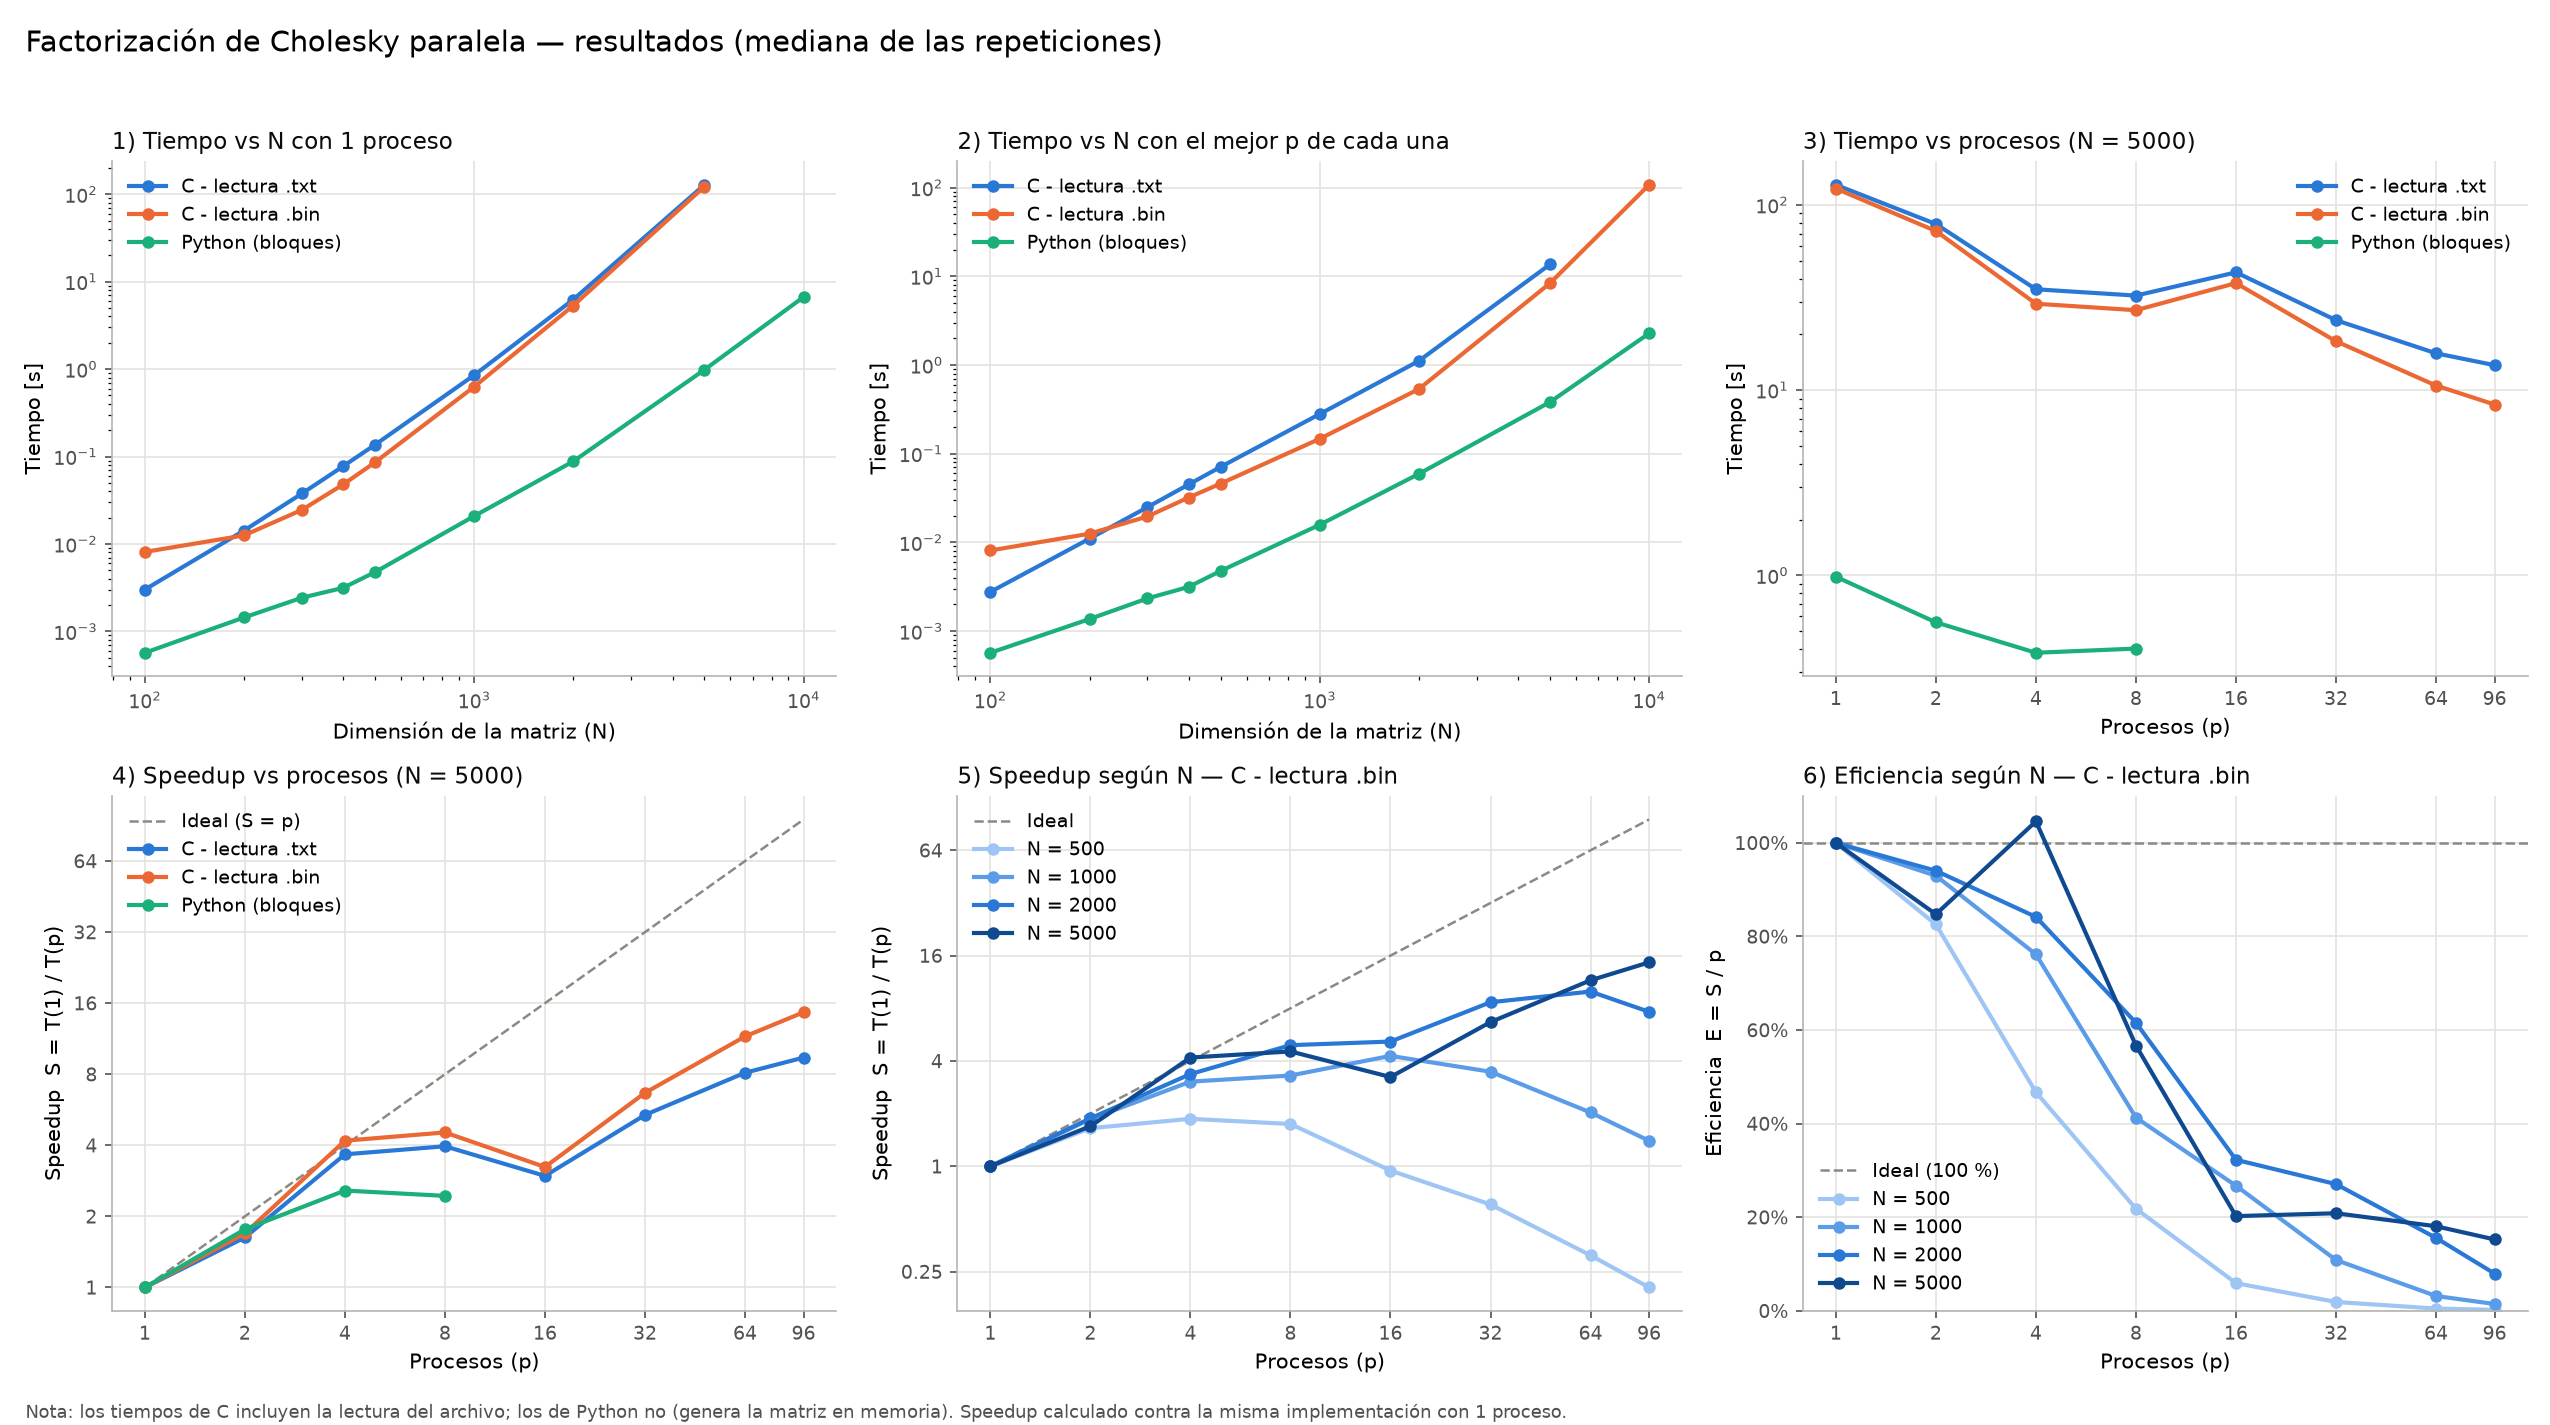

Here is the Python script that generated this plot:
"""
Gráficos de resultados — Proyecto 7: Cholesky paralelo (HPC)

Lee los CSV de medianas que genera obtener_medianas.py:
    resultados_cholesky_txt_mediana.csv     (C, lectura .txt por el proceso 0)
    resultados_cholesky_bin_mediana.csv     (C, lectura paralela .bin)
    resultados_cholesky_python_mediana.csv  (Python, NumPy por bloques + mpi4py)
y arma TODOS los gráficos en una sola ventana. También la guarda como graficos.png.

Uso:  python graficos.py
"""

import os
import pandas as pd
import matplotlib.pyplot as plt
from matplotlib.ticker import FixedLocator, NullLocator

# ----------------------------------------------------------------------------- CONFIGURACIÓN
IMPLEMENTACIONES = {                                     # nombre en el gráfico: (archivo, color)
    "C - lectura .txt":     ("resultados_cholesky_txt_mediana.csv",    "#2a78d6"),
    "C - lectura .bin":     ("resultados_cholesky_bin_mediana.csv",    "#eb6834"),
    "Python (bloques)":     ("resultados_cholesky_python_mediana.csv", "#1baf7a"),
}
N_COMPARAR = 5000                                        # N usado para comparar implementaciones
N_SPEEDUP = [500, 1000, 2000, 5000]                      # N que se dibujan en speedup / eficiencia
TONOS_N = ["#9ec5f4", "#5b9ce8", "#2a78d6", "#0f4a91"]   # Un solo color, de claro (N chico) a oscuro (N grande)
GRIS = "#8a8984"


# ----------------------------------------------------------------------------- LECTURA
def cargar():
    """Devuelve {nombre: DataFrame} solo con los CSV que existen."""
    datos = {}
    for nombre, (archivo, _) in IMPLEMENTACIONES.items():
        if os.path.exists(archivo):
            datos[nombre] = pd.read_csv(archivo)
        else:
            print(f"Aviso: no se encontró {archivo}, se omite '{nombre}'.")
    return datos


def tiempo(df, n, p):
    """Mediana para (N, procesos) o None si no se midió."""
    fila = df[(df.dimension_matriz == n) & (df.numero_de_nucleos == p)]
    return float(fila.tiempo.iloc[0]) if len(fila) else None


def speedup(df, n):
    """Speedup S(p) = T(1) / T(p) y eficiencia E(p) = S(p) / p para un N.
    Si no hay medición con 1 proceso para ese N, devuelve listas vacías."""
    t1 = tiempo(df, n, 1)
    sub = df[df.dimension_matriz == n].sort_values("numero_de_nucleos")
    if t1 is None or sub.empty:
        return [], [], []
    p = sub.numero_de_nucleos.tolist()
    s = [t1 / t for t in sub.tiempo]
    e = [si / pi for si, pi in zip(s, p)]
    return p, s, e


# ----------------------------------------------------------------------------- ESTILO
def eje_procesos(ax, procesos):
    """Eje x en escala log2 con las marcas en 1, 2, 4, 8, ... (los p medidos)."""
    ax.set_xscale("log", base=2)
    ax.xaxis.set_major_locator(FixedLocator(procesos))
    ax.xaxis.set_minor_locator(NullLocator())
    ax.set_xticklabels([str(p) for p in procesos])
    ax.set_xlabel("Procesos (p)")


def eje_speedup(ax):
    """Eje y en escala log2 pero con números comunes (0.5, 1, 2, 4, 8...) en vez de 2^n."""
    ax.set_yscale("log", base=2)
    ax.yaxis.set_major_formatter(plt.FuncFormatter(lambda v, _: f"{v:g}"))
    ax.set_ylabel("Speedup  S = T(1) / T(p)")


def estilo(ax, titulo):
    ax.set_title(titulo, fontsize=11, loc="left", color="#0b0b0b")
    ax.grid(True, which="major", color="#e4e3df", linewidth=0.8)
    ax.set_axisbelow(True)
    for lado in ("top", "right"):
        ax.spines[lado].set_visible(False)
    for lado in ("left", "bottom"):
        ax.spines[lado].set_color("#b5b4ae")
    ax.tick_params(colors="#52514e", labelsize=9)


def linea(ax, x, y, color, etiqueta):
    ax.plot(x, y, color=color, linewidth=2, marker="o", markersize=5, label=etiqueta)


# ----------------------------------------------------------------------------- GRÁFICOS
def graficar(datos):
    procesos = sorted({p for df in datos.values() for p in df.numero_de_nucleos})
    fig, axs = plt.subplots(2, 3, figsize=(17, 9.5))
    fig.suptitle("Factorización de Cholesky paralela — resultados (mediana de las repeticiones)",
                 fontsize=14, x=0.01, ha="left")

    # (1) Tiempo vs N con 1 proceso: costo base de cada implementación
    ax = axs[0, 0]
    for nombre, df in datos.items():
        sub = df[df.numero_de_nucleos == 1].sort_values("dimension_matriz")
        if not sub.empty:
            linea(ax, sub.dimension_matriz, sub.tiempo, IMPLEMENTACIONES[nombre][1], nombre)
    ax.set_xscale("log"); ax.set_yscale("log")
    ax.set_xlabel("Dimensión de la matriz (N)"); ax.set_ylabel("Tiempo [s]")
    estilo(ax, "1) Tiempo vs N con 1 proceso")
    ax.legend(fontsize=9, frameon=False)

    # (2) Tiempo vs N con el MEJOR p de cada implementación
    ax = axs[0, 1]
    for nombre, df in datos.items():
        mejor = df.loc[df.groupby("dimension_matriz").tiempo.idxmin()].sort_values("dimension_matriz")
        linea(ax, mejor.dimension_matriz, mejor.tiempo, IMPLEMENTACIONES[nombre][1], nombre)
    ax.set_xscale("log"); ax.set_yscale("log")
    ax.set_xlabel("Dimensión de la matriz (N)"); ax.set_ylabel("Tiempo [s]")
    estilo(ax, "2) Tiempo vs N con el mejor p de cada una")
    ax.legend(fontsize=9, frameon=False)

    # (3) Tiempo vs procesos para un N fijo: las tres implementaciones juntas
    ax = axs[0, 2]
    for nombre, df in datos.items():
        sub = df[df.dimension_matriz == N_COMPARAR].sort_values("numero_de_nucleos")
        if not sub.empty:
            linea(ax, sub.numero_de_nucleos, sub.tiempo, IMPLEMENTACIONES[nombre][1], nombre)
    ax.set_yscale("log"); eje_procesos(ax, procesos)
    ax.set_ylabel("Tiempo [s]")
    estilo(ax, f"3) Tiempo vs procesos (N = {N_COMPARAR})")
    ax.legend(fontsize=9, frameon=False)

    # (4) Speedup vs procesos para un N fijo: las tres implementaciones juntas
    ax = axs[1, 0]
    ax.plot(procesos, procesos, color=GRIS, linestyle="--", linewidth=1.2, label="Ideal (S = p)")
    for nombre, df in datos.items():
        p, s, _ = speedup(df, N_COMPARAR)
        if p:
            linea(ax, p, s, IMPLEMENTACIONES[nombre][1], nombre)
    eje_speedup(ax); eje_procesos(ax, procesos)
    estilo(ax, f"4) Speedup vs procesos (N = {N_COMPARAR})")
    ax.legend(fontsize=9, frameon=False)

    # (5) y (6) Speedup y eficiencia de la versión .bin para varios N
    base = "C - lectura .bin" if "C - lectura .bin" in datos else next(iter(datos))
    df = datos[base]
    ax_s, ax_e = axs[1, 1], axs[1, 2]
    ax_s.plot(procesos, procesos, color=GRIS, linestyle="--", linewidth=1.2, label="Ideal")
    ax_e.axhline(1.0, color=GRIS, linestyle="--", linewidth=1.2, label="Ideal (100 %)")
    for n, color in zip(N_SPEEDUP, TONOS_N):
        p, s, e = speedup(df, n)
        if p:
            linea(ax_s, p, s, color, f"N = {n}")
            linea(ax_e, p, e, color, f"N = {n}")
    eje_speedup(ax_s); eje_procesos(ax_s, procesos)
    estilo(ax_s, f"5) Speedup según N — {base}")
    ax_s.legend(fontsize=9, frameon=False)
    eje_procesos(ax_e, procesos)
    ax_e.set_ylabel("Eficiencia  E = S / p")
    ax_e.yaxis.set_major_formatter(plt.FuncFormatter(lambda v, _: f"{v:.0%}"))
    ax_e.set_ylim(0, 1.1)
    estilo(ax_e, f"6) Eficiencia según N — {base}")
    ax_e.legend(fontsize=9, frameon=False)

    fig.text(0.01, 0.005,
             "Nota: los tiempos de C incluyen la lectura del archivo; los de Python no (genera la matriz en memoria). "
             "Speedup calculado contra la misma implementación con 1 proceso.",
             fontsize=8.5, color="#52514e")
    fig.tight_layout(rect=(0, 0.02, 1, 0.96))
    fig.savefig("graficos.png", dpi=150)
    print("Guardado en graficos.png")
    plt.show()


if __name__ == "__main__":
    datos = cargar()
    if not datos:
        print("No hay CSV de medianas. Corré primero obtener_medianas.py")
    else:
        graficar(datos)
